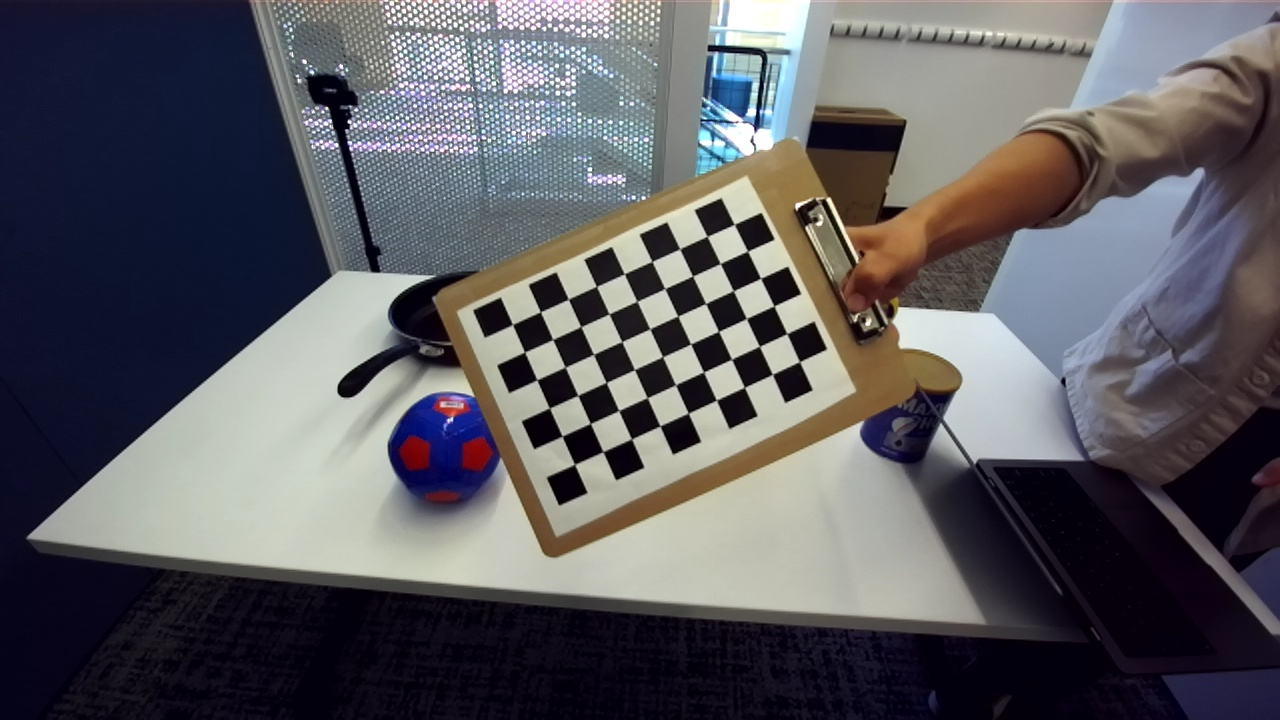
#> input picture calibration/stereo/imgs/RIGHT/0.JPG, 1280 x 720 px, given as the content of the folder imgs/RIGHT/0.JPGRIGHT, which was not available
$ python camera_calib.py imgs/RIGHT/0.JPG
#> lines starting #> are read from the running program, lines starting #| are printed output that depends on the picture; long printed decimals are rounded; pictures that were not available may be replaced by others from this repository, and a replacement may not be noted
# code from here: https://github.com/bvnayak/stereo_calibration
import numpy as np
import cv2
import glob
import argparse
import json


class StereoCalibration(object):
    def __init__(self, filepath):
        # termination criteria
        self.criteria = (cv2.TERM_CRITERIA_EPS +
                         cv2.TERM_CRITERIA_MAX_ITER, 30, 0.001)
        self.criteria_cal = (cv2.TERM_CRITERIA_EPS +
                             cv2.TERM_CRITERIA_MAX_ITER, 100, 1e-5)

        # prepare object points, like (0,0,0), (1,0,0), (2,0,0) ....,(6,5,0)
        self.objp = np.zeros((9*6, 3), np.float32)
        self.objp[:, :2] = np.mgrid[0:9, 0:6].T.reshape(-1, 2)

        # Arrays to store object points and image points from all the images.
        self.objpoints = []  # 3d point in real world space
        self.imgpoints_l = []  # 2d points in image plane.
        self.imgpoints_r = []  # 2d points in image plane.

        self.cal_path = filepath
        self.read_images(self.cal_path)

    def read_images(self, cal_path):
#> called with cal_path = 'imgs/RIGHT/0.JPG'
        images_right = glob.glob(cal_path + 'RIGHT/*.JPG')
        images_left = glob.glob(cal_path + 'LEFT/*.JPG')
        images_left.sort()
        images_right.sort()

        for i, fname in enumerate(images_right):
            img_l = cv2.imread(images_left[i])
#> img_l is the input picture: shape (720, 1280, 3); mean B, G, R 95.9, 90.8, 91.9
            img_r = cv2.imread(images_right[i])

            gray_l = cv2.cvtColor(img_l, cv2.COLOR_BGR2GRAY)
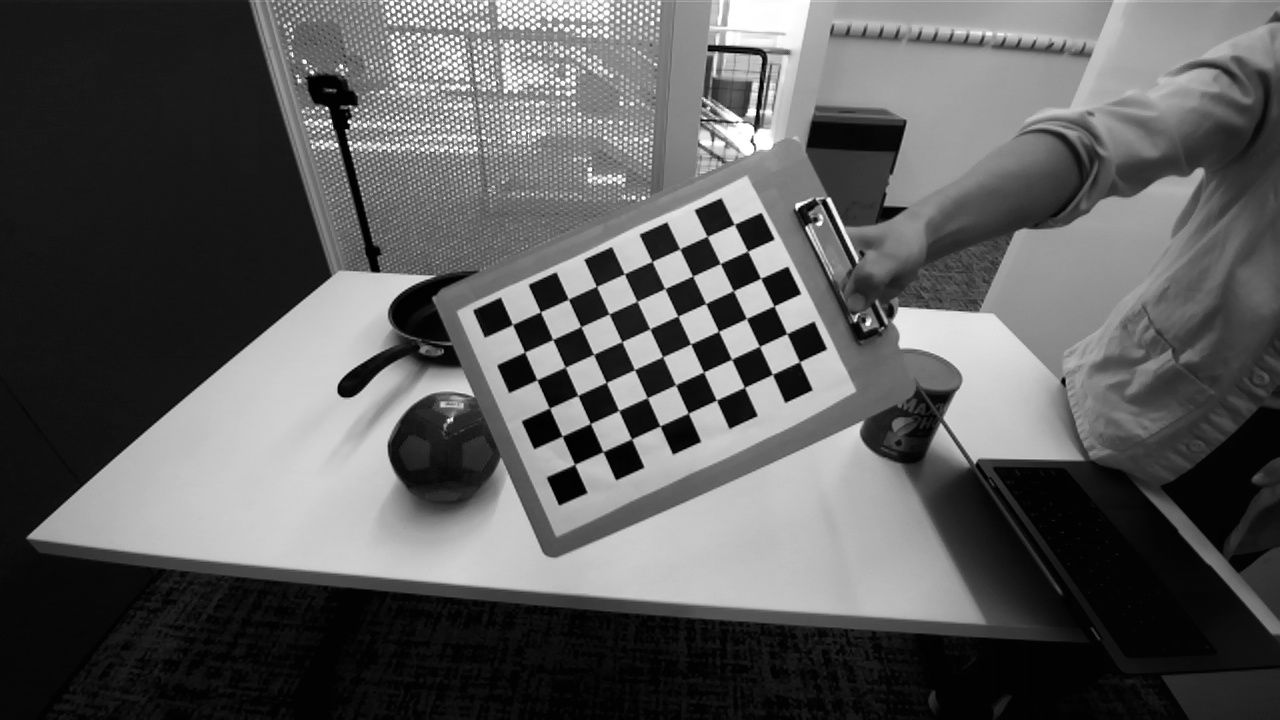
#> gray_l: shape (720, 1280); min 0, max 255, mean 91.7
            gray_r = cv2.cvtColor(img_r, cv2.COLOR_BGR2GRAY)

            # Find the chess board corners
            ret_l, corners_l = cv2.findChessboardCorners(gray_l, (9, 6), None)
#> ret_l = True; corners_l = 54 rows, first 8: [512.6, 324.3], [540.5, 311.7], [568.4, 299.4], [596.6, 286.4], [624.5, 273.8], [652.1, 261.5], [679.7, 249], [707.3, 236.3]
            ret_r, corners_r = cv2.findChessboardCorners(gray_r, (9, 6), None)
#> ret_r = True; corners_r has the same summary as corners_l

            # If found, add object points, image points (after refining them)
            self.objpoints.append(self.objp)

            if ret_l is True:
                rt = cv2.cornerSubPix(gray_l, corners_l, (11, 11),
                                      (-1, -1), self.criteria)
#> rt = 54 rows, first 8: [512.5, 324.5], [540.4, 311.8], [568.3, 299.1], [596.5, 286.4], [624.3, 273.8], [652, 261.4], [679.7, 248.8], [707.2, 236.4]
                self.imgpoints_l.append(corners_l)

                # Draw and display the corners
                ret_l = cv2.drawChessboardCorners(img_l, (9, 6),
                                                  corners_l, ret_l)
                # cv2.imshow(images_left[i], img_l)
                cv2.waitKey(500)

            if ret_r is True:
                rt = cv2.cornerSubPix(gray_r, corners_r, (11, 11),
                                      (-1, -1), self.criteria)
                self.imgpoints_r.append(corners_r)

                # Draw and display the corners
                ret_r = cv2.drawChessboardCorners(img_r, (9, 6),
                                                  corners_r, ret_r)
                # cv2.imshow(images_right[i], img_r)
                cv2.waitKey(500)
            img_shape = gray_l.shape[::-1]
        self.objpoints[0] *= 0.0235
        rt, self.M1, self.d1, self.r1, self.t1 = cv2.calibrateCamera(
            self.objpoints, self.imgpoints_l, img_shape, None, None)
#> rt = 0.164; self.M1 = [[3530.3, 0, 519.6], [0, 3164.5, 259.3], [0, 0, 1]]; self.d1 = [[-2.4, -89.11, 0.192, -0.0389, 0.402]]; self.r1 = ([-0.157, 0.393, -0.426],); self.t1 = ([-0.005, 0.0515, 2.51],)
        rt, self.M2, self.d2, self.r2, self.t2 = cv2.calibrateCamera(
            self.objpoints, self.imgpoints_r, img_shape, None, None)
#> self.M2 has the same summary as self.M1; self.d2 = [[-2.4, -89.11, 0.192, -0.0389, 0.402]]; self.r2 = ([-0.157, 0.393, -0.426],); self.t2 = ([-0.005, 0.0515, 2.51],)

        self.camera_model = self.stereo_calibrate(img_shape)

    def stereo_calibrate(self, dims):
#> called with dims = (1280, 720)
        flags = 0
        flags |= cv2.CALIB_FIX_INTRINSIC
        # flags |= cv2.CALIB_FIX_PRINCIPAL_POINT
        flags |= cv2.CALIB_USE_INTRINSIC_GUESS
        flags |= cv2.CALIB_FIX_FOCAL_LENGTH
        # flags |= cv2.CALIB_FIX_ASPECT_RATIO
        flags |= cv2.CALIB_ZERO_TANGENT_DIST
        # flags |= cv2.CALIB_RATIONAL_MODEL
        # flags |= cv2.CALIB_SAME_FOCAL_LENGTH
        # flags |= cv2.CALIB_FIX_K3
        # flags |= cv2.CALIB_FIX_K4
        # flags |= cv2.CALIB_FIX_K5

        stereocalib_criteria = (cv2.TERM_CRITERIA_MAX_ITER +
                                cv2.TERM_CRITERIA_EPS, 100, 1e-5)
        ret, M1, d1, M2, d2, R, T, E, F = cv2.stereoCalibrate(
            self.objpoints, self.imgpoints_l,
            self.imgpoints_r, self.M1, self.d1, self.M2,
            self.d2, dims,
            criteria=stereocalib_criteria, flags=flags)
#> ret = 0.164; M1 has the same summary as self.M1 in read_images; d1 = [[-2.4, -89.11, 0.192, -0.0389, 0.402]]; M2 has the same summary as self.M1 in read_images; d2 = [[-2.4, -89.11, 0.192, -0.0389, 0.402]]; R = [[1, -3.5e-16, 1.41e-16], [3.5e-16, 1, -4.85e-17], [-1.41e-16, 4.85e-17, 1]]; T = [-3.7e-16, 3.46e-17, -1.17e-15]; E = [[4.05e-31, 1.17e-15, 3.46e-17], [-1.17e-15, 4.28e-31, 3.7e-16], [-3.46e-17, -3.7e-16, 1.31e-32]]; F = [[5.87e-07, 1.89e+09, -3.15e+11], [-1.89e+09, 7.71e-07, 3.09e+12], [3.15e+11, -3.09e+12, 1]]

        print('Intrinsic_mtx_1', M1)
#| Intrinsic_mtx_1 [[3.53034875e+03 0.00000000e+00 5.19590955e+02]
#|  [0.00000000e+00 3.16447784e+03 2.59252236e+02]
#|  [0.00000000e+00 0.00000000e+00 1.00000000e+00]]
        print('dist_1', d1)
#| dist_1 [[-2.40440106e+00 -8.91053915e+01  1.92401232e-01 -3.89002391e-02
#|    4.01988197e-01]]
        print('Intrinsic_mtx_2', M2)
#| Intrinsic_mtx_2 [[3.53034875e+03 0.00000000e+00 5.19590955e+02]
#|  [0.00000000e+00 3.16447784e+03 2.59252236e+02]
#|  [0.00000000e+00 0.00000000e+00 1.00000000e+00]]
        print('dist_2', d2)
#| dist_2 [[-2.40440106e+00 -8.91053915e+01  1.92401232e-01 -3.89002391e-02
#|    4.01988197e-01]]
        print('R', R)
#| R [[ 1.00000000e+00 -3.49557524e-16  1.41078605e-16]
#|  [ 3.49557524e-16  1.00000000e+00 -4.84900391e-17]
#|  [-1.41078605e-16  4.84900391e-17  1.00000000e+00]]
        print('T', T)
#| T [[-3.69860887e-16]
#|  [ 3.45855795e-17]
#|  [-1.17393697e-15]]
        print('E', E)
#| E [[ 4.05479216e-31  1.17393697e-15  3.45855795e-17]
#|  [-1.17393697e-15  4.28293070e-31  3.69860887e-16]
#|  [-3.45855795e-17 -3.69860887e-16  1.30552836e-32]]
        print('F', F)
#| F [[ 5.86543741e-07  1.89448922e+09 -3.14528700e+11]
#|  [-1.89448922e+09  7.71088023e-07  3.09154790e+12]
#|  [ 3.14528700e+11 -3.09154790e+12  1.00000000e+00]]

        # [6 lines of commented-out code are left out]

        print('')

        camera_model = dict([('M1', M1), ('M2', M2), ('dist1', d1),
                            ('dist2', d2), ('rvecs1', self.r1),
                            ('rvecs2', self.r2), ('R', R), ('T', T),
                            ('E', E), ('F', F)])
#> camera_model = 10 items
        out = {}
        print("here")
        for key, value in camera_model.items():
            if key == 'rvecs2' or key == 'rvecs1':
                continue
            out[key] = value.tolist()
#> this loop made 10 passes
#> after the loop, out = 8 items
        with open("stereo_intrinsics.json", "w") as outfile:
            json.dump(out, outfile)
        cv2.destroyAllWindows()
        return camera_model

if __name__ == '__main__':
    parser = argparse.ArgumentParser()
    parser.add_argument('filepath', help='String Filepath')
    args = parser.parse_args()
    cal_data = StereoCalibration(args.filepath)
#> in read_images, `self.camera_model = self.stereo_calibrate(img_shape)`: self.camera_model = 10 items

$ run again, on calibration/stereo/imgs/RIGHT/12.JPG
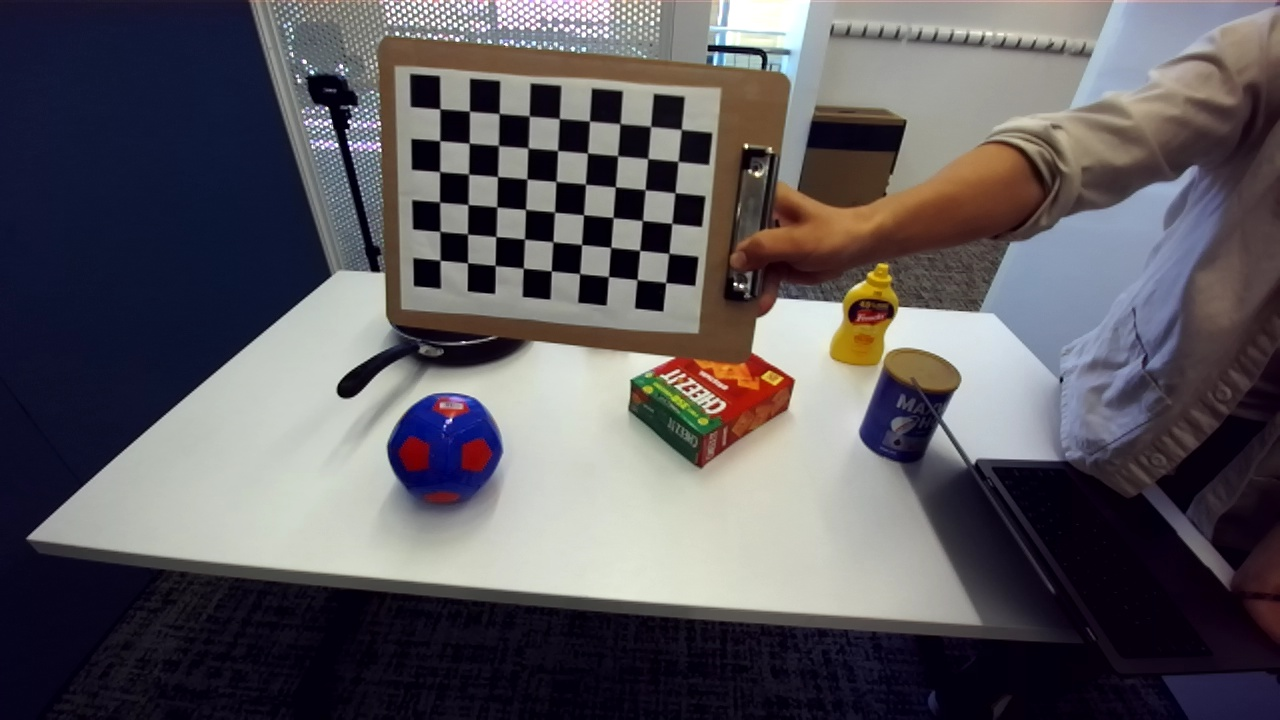
#> input picture calibration/stereo/imgs/RIGHT/12.JPG, 1280 x 720 px, given as the content of the folder imgs/RIGHT/12.JPGRIGHT, which was not available
#> in read_images, img_l is the input picture: shape (720, 1280, 3); mean B, G, R 93.7, 88.7, 92.3
#> in read_images, `gray_l = cv2.cvtColor(img_l, cv2.COLOR_BGR2GRAY)`:
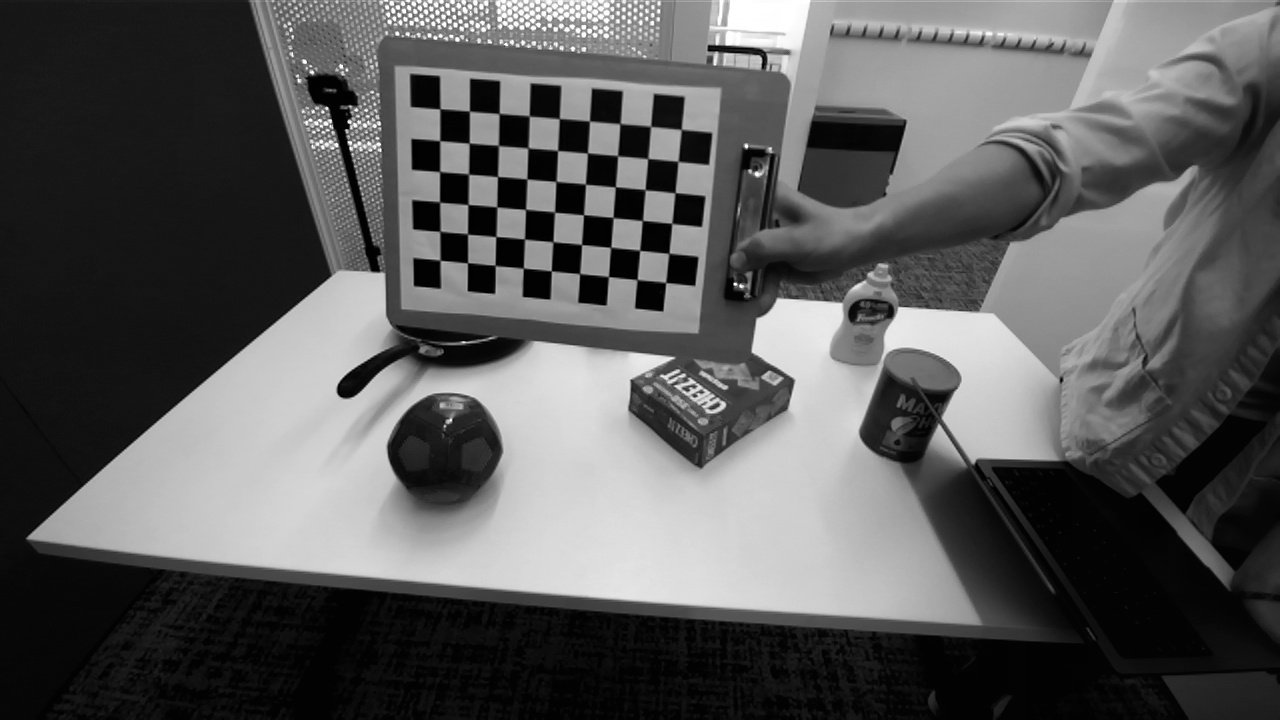
#> gray_l: shape (720, 1280); min 0, max 255, mean 90.4
#> in read_images, `ret_l, corners_l = cv2.findChessboardCorners(gray_l, (9, 6), None)`: ret_l = True; corners_l = 54 rows, first 8: [439.9, 108.8], [469.5, 110.9], [499.2, 113.4], [529.2, 116], [559.3, 118.6], [589.5, 121], [619.9, 123.5], [650.8, 126.4]
#> ret_r = True; corners_r has the same summary as corners_l
#> in read_images, `rt = cv2.cornerSubPix(gray_l, corners_l, (11, 11), (-1, -1), self.crit..`: rt = 54 rows, first 8: [439.9, 108.8], [469.4, 111.2], [499.2, 113.5], [529.2, 116], [559.3, 118.5], [589.4, 121], [620, 123.7], [650.6, 126.4]
#> in read_images, `rt, self.M1, self.d1, self.r1, self.t1 = cv2.calibrateCamera( self.obj..`: rt = 0.137; self.M1 = [[544.5, 0, 617.1], [0, 565, 293.2], [0, 0, 1]]; self.d1 = [[-0.119, 0.473, 0.0114, -0.00591, -0.789]]; self.r1 = ([0.279, 0.0629, 0.0916],); self.t1 = ([-0.138, -0.139, 0.418],)
#> self.M2 = [[544.5, 0, 617.1], [0, 565, 293.2], [0, 0, 1]]; self.d2 = [[-0.119, 0.473, 0.0114, -0.00591, -0.789]]; self.r2 = ([0.279, 0.0629, 0.0916],); self.t2 = ([-0.138, -0.139, 0.418],)
#> ret = 0.137; M1 = [[544.5, 0, 617.1], [0, 565, 293.2], [0, 0, 1]]; d1 = [[-0.119, 0.473, 0.0114, -0.00591, -0.789]]; M2 = [[544.5, 0, 617.1], [0, 565, 293.2], [0, 0, 1]]; d2 = [[-0.119, 0.473, 0.0114, -0.00591, -0.789]]; R = [[1, 0, 0], [0, 1, 0], [0, 0, 1]]; T = [3.4e-21, 3.51e-20, -1.06e-19]; E = [[0, 1.06e-19, 3.51e-20], [-1.06e-19, 0, -3.4e-21], [-3.51e-20, 3.4e-21, 0]]; F = [[0, 5.7e+10, -6.01e+12], [-5.7e+10, 0, 3.42e+13], [6.01e+12, -3.42e+13, 1]]
#| Intrinsic_mtx_1 [[544.545   0.         617.084]
#|  [  0.         565.017  293.190]
#|  [  0.           0.           1.        ]]
#| dist_1 [[-0.1189  0.4735  0.01141 -0.005912 -0.7889]]
#| Intrinsic_mtx_2 [[544.545   0.         617.084]
#|  [  0.         565.017  293.190]
#|  [  0.           0.           1.        ]]
#| dist_2 [[-0.1189  0.4735  0.01141 -0.005912 -0.7889]]
#| R [[1. 0. 0.]
#|  [0. 1. 0.]
#|  [0. 0. 1.]]
#| T [[ 3.40181308e-21]
#|  [ 3.50798531e-20]
#|  [-1.05537829e-19]]
#| E [[ 0.00000000e+00  1.05537829e-19  3.50798531e-20]
#|  [-1.05537829e-19  0.00000000e+00 -3.40181308e-21]
#|  [-3.50798531e-20  3.40181308e-21  0.00000000e+00]]
#| F [[ 0.00000000e+00  5.69930709e+10 -6.00608938e+12]
#|  [-5.69930709e+10  0.00000000e+00  3.41691327e+13]
#|  [ 6.00608938e+12 -3.41691327e+13  1.00000000e+00]]
#> camera_model = 10 items
#> the loop in stereo_calibrate, `for key, value in camera_model.items():` made 10 passes
#> (key, value) on passes 1 to 8: ('M1', [[544.5, 0, 617.1], [0, 565, 293.2], [0, 0, 1]]), ('M2', [[544.5, 0, 617.1], [0, 565, 293.2], [0, 0, 1]]), ('dist1', [[-0.119, 0.473, 0.0114, -0.00591, -0.789]]), ('dist2', [[-0.119, 0.473, 0.0114, -0.00591, -0.789]]), ('rvecs1', ([0.279, 0.0629, 0.0916],)), ('rvecs2', ([0.279, 0.0629, 0.0916],)), ('R', [[1, 0, 0], [0, 1, 0], [0, 0, 1]]), ('T', [3.4e-21, 3.51e-20, -1.06e-19])
#> after the loop in stereo_calibrate, `for key, value in camera_model.items():`: out = 8 items
#> self.camera_model = 10 items
